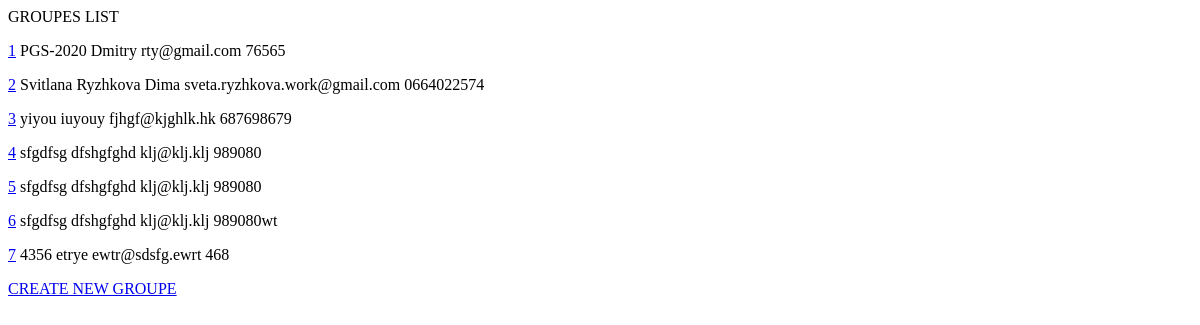
Page /groupes-list/ on the earlier database version.
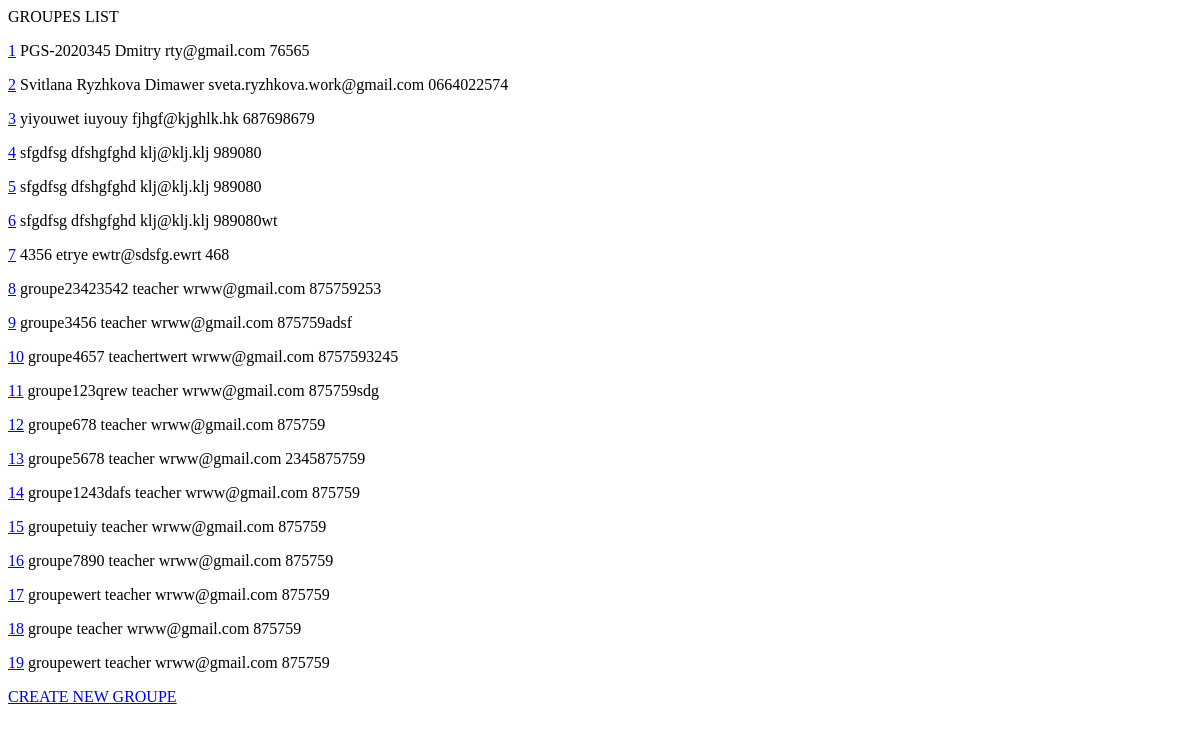
Same page on the later database version.
### groupes/models.py (models this page shows, shortened)
class Groupe(models.Model):
    name = models.CharField(max_length=128)
    email = models.CharField(max_length=128)
    head = models.CharField(max_length=128)
    phone = models.CharField(max_length=20, default='')

### groupes/views.py (the view)
# urls.py: path('groupes-list/', groupes_list, name='groupes-list'),
def groupes_list(request):
    groupes = Groupe.objects.all()
    head_to_filter = request.GET.get('head')
    name_to_filter = request.GET.get('name')
    if head_to_filter:
        groupes = groupes.filter(heade__startswith=head_to_filter)
    if head_to_filter:
        groupes = groupes.filter(name__startswith=name_to_filter)
    sorting = request.GET.get('order-by')
    if sorting:
        groupes = groupes.order_by(*sorting.split(','))
    return render(request, 'groupes-list.html', {'groupes': groupes})

### groupes/templates/groupes-list.html (shortened to what this page needs)
<!DOCTYPE html>
<html lang="en">
<head>
</head>
<body>
GROUPES LIST
{% for groupe in groupes %}
     <p>
         <a href="{% url 'groupe-edit' groupe.id %}">{{ groupe.id }}</a>
         {{ groupe.name }} {{ groupe.head }} {{ groupe.email }} {{ groupe.phone }}
     </p>
{% endfor %}
<a href="{% url 'create-groupe' %}">CREATE NEW GROUPE</a>
</body>
</html>

Differences in the rows shown:
changed Groupe "Dmitry": name "PGS-2020" → "PGS-2020345"
changed Groupe "Svitlana Ryzhkova": head "Dima" → "Dimawer"
changed Groupe "iuyouy": name "yiyou" → "yiyouwet"
added Groupe: id "8", name "groupe23423542", head "teacher", email "wrww@gmail.com", phone "875759253"
added Groupe: id "9", name "groupe3456", head "teacher", email "wrww@gmail.com", phone "875759adsf"
added Groupe: id "10", name "groupe4657", head "teachertwert", email "wrww@gmail.com", phone "8757593245"
added Groupe: id "11", name "groupe123qrew", head "teacher", email "wrww@gmail.com", phone "875759sdg"
added Groupe: id "12", name "groupe678", head "teacher", email "wrww@gmail.com", phone "875759"
added Groupe: id "13", name "groupe5678", head "teacher", email "wrww@gmail.com", phone "2345875759"
added Groupe: id "14", name "groupe1243dafs", head "teacher", email "wrww@gmail.com", phone "875759"
added Groupe: id "15", name "groupetuiy", head "teacher", email "wrww@gmail.com", phone "875759"
added Groupe: id "16", name "groupe7890", head "teacher", email "wrww@gmail.com", phone "875759"
added Groupe: id "17", name "groupewert", head "teacher", email "wrww@gmail.com", phone "875759"
added Groupe: id "18", name "groupe", head "teacher", email "wrww@gmail.com", phone "875759"
added Groupe: id "19", name "groupewert", head "teacher", email "wrww@gmail.com", phone "875759"
